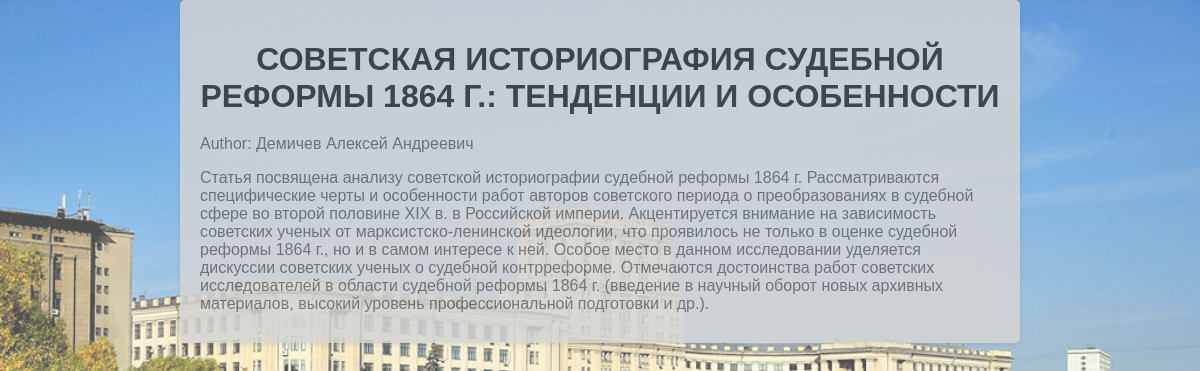
Page /4/ on the committed database.
### журнал/models.py (models this page shows, shortened)
class Article(models.Model):
    author = models.CharField(max_length=255)
    content = models.TextField()
    publicationDate = models.DateField()
    title = models.CharField(max_length=255)

### журнал/views.py (the view)
# urls.py: path('<int:article_id>/', views.SearchArticle.article_detail, name='article_detail'),
    @staticmethod
    def article_detail(request, article_id):
        article = Article.objects.get(id=article_id)
        context = {
            'article': article
        }
        return render(request, 'article_detail.html', context)

### журнал/templates/article_detail.html (shortened to what this page needs)
<!DOCTYPE html>
<html>
<head>
</head>
<body>
    <div class="container">
        <h1>{{ article.title }}</h1>
        <p>Author: {{ article.author }}</p>
        <p>{{ article.content }}</p>
    </div>
</body>
</html>

### журнал/templates/article_detail.html (style rules this page uses)
body { background-image: url('/static/images/1.png'); background-size: cover; font-family: Arial, sans-serif; margin: 0; padding: 0; }
.container { max-width: 800px; margin: 0 auto; background-color: #d4d4d4;; padding: 20px; border-radius: 5px; box-shadow: 0 2px 5px rgba(0, 0, 0, 0.1); opacity:0.85; }
h1 { color: #333; text-align: center; margin-bottom: 20px; }
p { color: #666; margin-bottom: 10px; }

### rows in the picture
Article: title "СОВЕТСКАЯ ИСТОРИОГРАФИЯ СУДЕБНОЙ РЕФОРМЫ 1864 Г.: ТЕНДЕНЦИИ И ОСОБЕННОСТИ", author "Демичев Алексей Андреевич", content "Статья посвящена анализу советской историографии судебной реформы 1864 г. Рассматриваются специфические черты и особенности работ авторов советского периода о преобразованиях в судебной сфере во второй половине XIX в. в Российской империи. Акцентируется внимание на зависимость советских ученых от марксистско-ленинской идеологии, что проявилось не только в оценке судебной реформы 1864 г., но и в самом интересе к ней. Особое место в данном исследовании уделяется дискуссии советских ученых о судебной контрреформе. Отмечаются достоинства работ советских исследователей в области судебной реформы 1864 г. (введение в научный оборот новых архивных материалов, высокий уровень профессиональной…"
